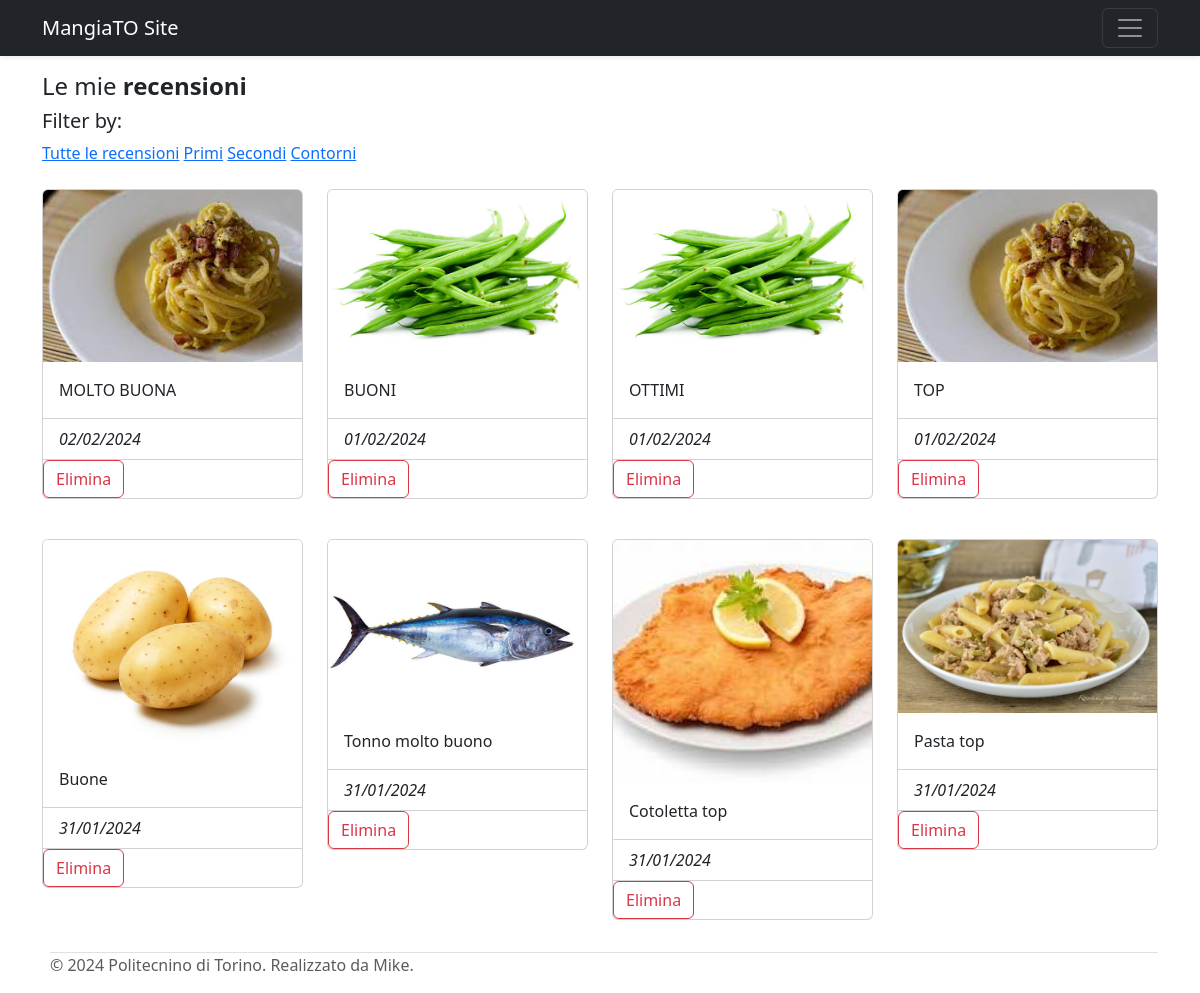
Page /recensioni (signed in) on the committed database.
### tables this page shows
CREATE TABLE "recensioni" (
	"id"	INTEGER NOT NULL,
	"recensione"	TEXT NOT NULL,
	"data"	TEXT NOT NULL,
	"file"	TEXT UNIQUE,
	"id_piatto"	INTEGER NOT NULL,
	"id_utente"	INTEGER NOT NULL,
	FOREIGN KEY("id_piatto") REFERENCES "piatti"("id"),
	FOREIGN KEY("id_utente") REFERENCES "utenti"("id") ON DELETE CASCADE,
	PRIMARY KEY("id" AUTOINCREMENT)
);

### app.py (the view)
@app.route('/recensioni') # andrebbe chiamato /le_mie_recensioni per coerenza, ma l'ho modificata dopo la root, quindi non voglio cambiare tutti i riferimenti nei template
def le_mie_recensioni():
  recensioni_db = mangiato_dao.get_recensioni(current_user.id)
  return render_template('recensioni.html', recensioni=recensioni_db)

### app.py (called while the page is built)
@login_manager.user_loader
def load_user(user_id):
  db_user = utenti_dao.get_user_by_id(user_id)
  try:
    user = User(db_user['id'], db_user['nome'], db_user['cognome'], db_user['username'], db_user['matricola'], db_user['email'], db_user['password'])
  except:
    return redirect(url_for('index'))
  return user

### mangiato_dao.py (called while the page is built)
def get_recensioni(current_user_id):
    query = 'SELECT * FROM recensioni WHERE id_utente = ? ORDER BY id DESC'
    connection = sqlite3.connect('db/mangiato.db')
    connection.row_factory = sqlite3.Row
    cursor = connection.cursor()
    cursor.execute(query, (current_user_id,))
    recensioni = cursor.fetchall()
    cursor.close()
    connection.close()
    return recensioni

### utenti_dao.py (called while the page is built)
def get_user_by_id(user_id):
    query = 'SELECT * FROM utenti WHERE id = ?'
    connection = sqlite3.connect('db/mangiato.db')
    connection.row_factory = sqlite3.Row
    cursor = connection.cursor()
    cursor.execute(query, (user_id,))
    user = cursor.fetchone()
    cursor.close()
    connection.close()
    return user

### templates/recensioni.html (shortened to what this page needs)
{% extends 'base.html' %}
{% block content %}
<div class="container">
    <h4>Le mie <strong>recensioni</strong></h4>
    {% if not recensioni %}
    <h6><em>Non hai ancora scritto una recensione!</em></h6>
    {% else %}
    <div class="row">
        <section>
            <h5>Filter by:</h5>
            <a href="#" data-categoriapiatto="Tutte">Tutte le recensioni</a>
            <a href="#" data-categoriapiatto="Primi">Primi</a>
            <a href="#" data-categoriapiatto="Secondi">Secondi</a>
            <a href="#" data-categoriapiatto="Contorni">Contorni</a>
        </section>
        {% for recensione in recensioni %}
        {% if recensione.id_utente == current_user.id %}
        <div class="col-md-3 pt-4 card-recensione">
            <div class="card mb-3">
                {% if recensione['file'] %}
                <a href="{{ url_for('piatto_singolo', id_piatto=recensione.id_piatto) }}">
                    <img src="{{ url_for('static', filename=recensione.file) }}" class="card-img-top" alt="recensione">
                </a>
                {% endif %}
                <div class="card-body">
                    <p class="card-text">{{ recensione.recensione }}</p>
                </div>
                <ul class="list-group list-group-flush">
                    <li class="list-group-item"><em>{{ recensione.data }}</em></li>
                </ul>
                <form method="post" action="{{ url_for('elimina_recensione', recensione_id=recensione.id) }}">
                    <button type="submit" class="btn btn-outline-danger">Elimina</button>
                </form>
        {% endif %}
            </div>
        </div>
        {% endfor %}
    </div>
    {% endif %}
</div>
{% endblock %}

### rows in the picture
recensioni: file (picture), recensione "MOLTO BUONA", data "02/02/2024"
recensioni: file (picture), recensione "BUONI", data "01/02/2024"
recensioni: file (picture), recensione "OTTIMI", data "01/02/2024"
recensioni: file (picture), recensione "TOP", data "01/02/2024"
recensioni: file (picture), recensione "Buone", data "31/01/2024"
recensioni: file (picture), recensione "Tonno molto buono", data "31/01/2024"
recensioni: file (picture), recensione "Cotoletta top", data "31/01/2024"
recensioni: file (picture), recensione "Pasta top", data "31/01/2024"
